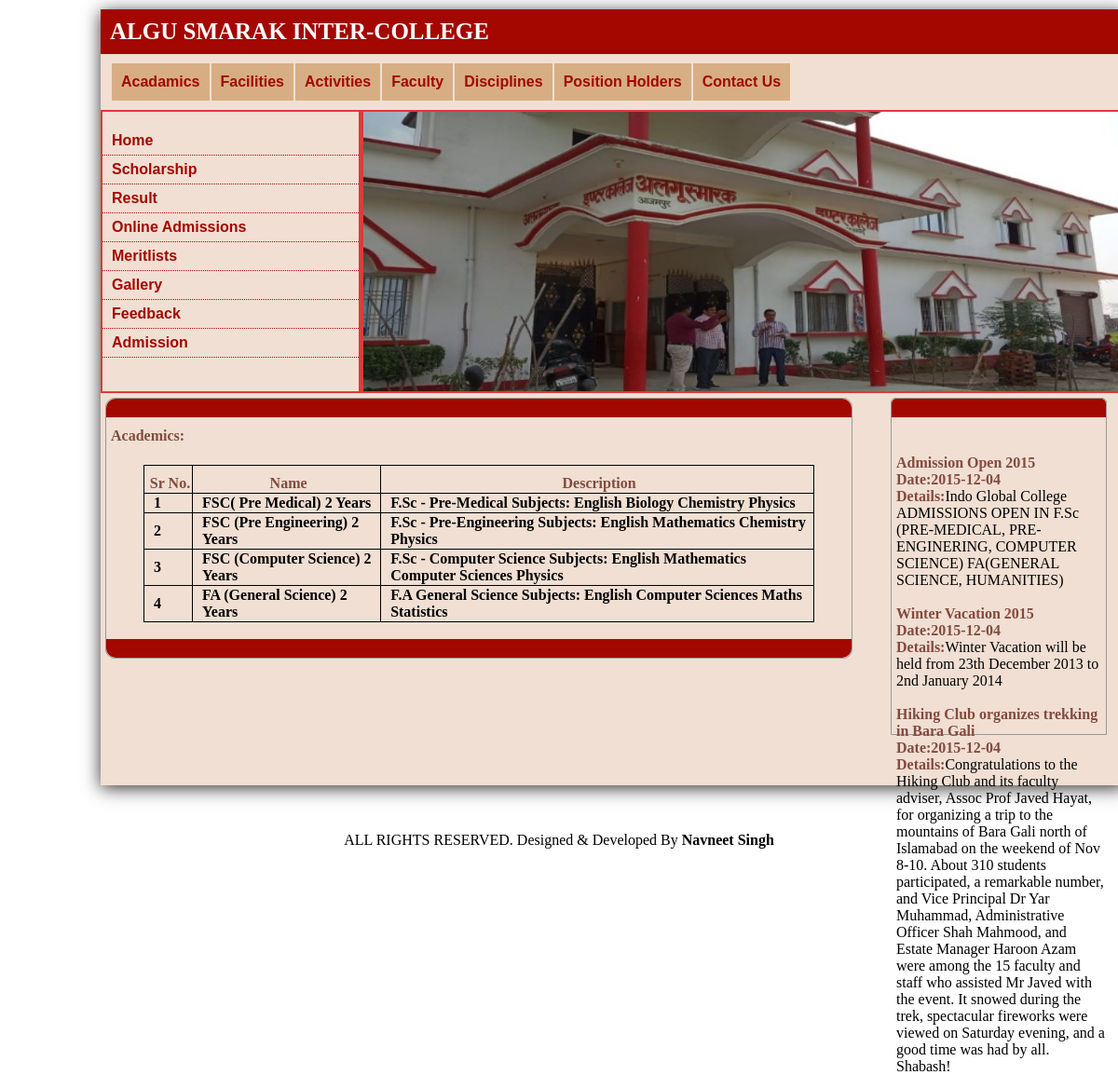
The page /user_academics.php on the database its author committed.
### tables this page shows
CREATE TABLE IF NOT EXISTS `acadamics` (
  `aid` int(11) NOT NULL AUTO_INCREMENT,
  `adescription` text NOT NULL,
  `aname` varchar(100) NOT NULL DEFAULT '',
  PRIMARY KEY (`aid`)
);

CREATE TABLE IF NOT EXISTS `news` (
  `nid` int(11) NOT NULL AUTO_INCREMENT,
  `heading` varchar(100) NOT NULL,
  `details` text NOT NULL,
  `date` date NOT NULL,
  PRIMARY KEY (`nid`)
);

### user_academics.php (the view, shortened to what this page needs)
<?php
include 'config.php';
?><!DOCTYPE html PUBLIC "-//W3C//DTD XHTML 1.0 Transitional//EN" "http://www.w3.org/TR/xhtml1/DTD/xhtml1-transitional.dtd">
<html xmlns="http://www.w3.org/1999/xhtml">
<head>
<link rel="stylesheet" href="style.css" type="text/css" />
</head>
<body>
<div class="wrapper">
	<div id="header">ALGU SMARAK INTER-COLLEGE</div>
    <div id="menu">
    	<ul>
        	<li><a href="user_academics.php" title="Acadamics">Acadamics</a></li>
            <li><a href="facility.php" title="Facities">Facilities</a></li>
            <li><a href="user_activities.php" title="Activities">Activities</a></li>
            <li><a href="faculty.php" title="Faculty">Faculty</a></li>
            <li><a href="discipline.php" title="Disciplines">Disciplines</a></li>
            <li><a href="position_holder.php" title="Position Holders">Position Holders</a></li>
            <li><a href="contact.php" title="Contact Us">Contact Us</a></li>
        </ul>
        <br />
<br style="clear:both;" />
    </div>
    <div class="head">
    	<div class="sidebar_menu">
        	<ul>
            	<li><a href="index.php" title="Home">Home</a></li>
        <li><a href="scholarship.php" title="Scholarship">Scholarship</a></li>
        <li><a href="result.php" title="Result">Result</a></li>
        <li><a href="addmision_form.php" title="Online Admissions">Online Admissions</a></li>
        <li><a href="meritlist.php" title="Meritlists">Meritlists</a></li>
        <li><a href="gallery.php" title="Gallery">Gallery</a></li>
        <li><a href="user_feedback.php" title="Feedback">Feedback</a></li>
        <li><a href="all_admissions.php" title="Admission">Admission</a></li>
        	</ul>
        </div>
        <div id="slide">
        <img src="images/dav image.jpg" height="300px" width="100%" />
        </div>
    </div>
    <div class="content">
    	<div class="content_div"></div>
        <h4 class="bold">Academics:</h4>
         <p class="para">
   	  <table  align="center" class="tab" border="1">
        <tr>
        <th class="bold th">Sr No.</th>
                	<th class="bold th">Name</th>
                    <th class="bold th">Description</th>
         </tr>
         <?php
				$result=mysqli_query($conn,"SELECT * from acadamics");
				$i=1;
				while($test=mysqli_fetch_array($result))
				{
				echo
                '<tr>';
					echo '<td width="40px">'.$i.'</td>';
                	echo '<td>'.$test['aname'].'</td>';
                    echo '<td>'.$test['adescription'].'</td>';
                echo '</tr>';
               $i++;
				}
				?>
        </table>
         	 <br />
        <div class="content_foot"></div>
        </p>
    </div>
    <div class="sidebar">
    	<div class="sidebar_content"></div>
        <div class="ads">
         <marquee direction="up" scrollamount="2" id='scroll_stop' style="height:300px;" onMouseOver="document.getElementById('scroll_stop').stop();" onMouseOut="document.getElementById('scroll_stop').start();">
        <?php
        $result=mysqli_query($conn,"select * from  news");
		while($test=mysqli_fetch_array($result))
        {
        ?>
       <?php echo '<strong>'.$test['heading'].'</strong>'.'<br />';?>
        <?php echo '<strong>Date:'.$test['date'].'</strong>'.'<br />';?>
		 <?php echo '<strong>Details:</strong>'.$test['details'].'<br /><br/>';}?>
        </marquee>
        </div>
    </div>
    <br style="clear:both;" /><br /><br />
<br />
</div>
 <?php
 include 'footer.php';
 ?>
</body>
</html>

### style.css (style rules this page uses)
body { background:#FFF; }
.wrapper { height:auto; width:1100px; box-shadow: 0px 3px 18px #333333; background:#F1DFD3; margin:10px 100px 50px 100px; }
#header { background:#A40700; margin:0px; color:#FFF; font-size:25px; font-weight:bold; padding-top:10px; padding-left:10px; padding-bottom:10px; font-family:Georgia, serif; }
#menu { background:#F1DFD3; height:auto; margin:0px 0px 10px 0px; width:1100px; letter-spacing: -0px; }
#menu ul { margin:10px auto 0px 5px; padding-left:5px; }
#menu ul li { list-style-type:none; float:left; font-weight:bolder; font-family:Arial, Helvetica, sans-serif; display:block; line-height:40px; background:#D7AE84; margin-left:2px; padding:0px 10px 0px 10px; }
#menu ul li a { text-decoration:none; color:#A40700; }
.head { width:100%; height:304px; background:#DD3A3B; }
.sidebar_menu { height:300px; width:25%; background:#F1DFD3; border:solid 2px #DD3A3B; padding:0px auto auto -10px; float:left; }
.sidebar_menu ul li { list-style-type:none; border-bottom:dotted 1px #A40700; margin-left:-40px; padding-left:10px; }
.sidebar_menu ul li a { text-decoration:none; display:block; line-height:30px; font-family:Arial, Helvetica, sans-serif; font-weight:bold; color:#A40700; }
#slide { height:300px; width:74.2%; background:#F1DFD3; border:solid 2px #DD3A3B; float:right; }
.content { height:auto; background:#F1DFD3; border:#999 1px solid; width:800px; margin:5px auto auto 5px; border-radius:10px; float:left; }
.content_div { background-color:#A20800; height:20px; border-top-left-radius:10px; border-top-right-radius:10px; width:800px; float:left; }
.content_foot { background-color:#A20800; height:20px; border-bottom-left-radius:10px; border-bottom-right-radius:10px; width:800px; float:left; position:relative; }
.para { margin:0px 5px auto auto; padding-right:5px; text-align:left; margin-left:5px; padding-bottom:0px; height:auto; }
.bold { text-align:left; color:#834B3E; padding-top:10px; padding-left:5px; }
.sidebar { height:auto; width:230px; border:#999 1px solid; float:right; margin:5px 20px auto 10px; border-top-left-radius:5px; border-top-right-radius:5px; }
.sidebar_content { background-color:#A20800; height:20px; border-top-left-radius:5px; border-top-right-radius:5px; width:230px; }
.ads { padding-left:5px; padding-top:40px; }
.ads strong { color:#834B3E; }
table td { font-weight:bold; padding-left:10px; }
.th { text-align:center; }
.tab { border:1px solid #000000; border-collapse:collapse; width:90%; }

### rows shown on the page
acadamics: aname "FSC( Pre Medical) 2 Years", adescription "F.Sc - Pre-Medical Subjects: English Biology Chemistry Physics"
acadamics: aname "FSC (Pre Engineering) 2 Years", adescription "F.Sc - Pre-Engineering Subjects: English Mathematics Chemistry Physics"
acadamics: aname "FSC (Computer Science) 2 Years", adescription "F.Sc - Computer Science Subjects: English Mathematics Computer Sciences Physics"
acadamics: aname "FA (General Science) 2 Years", adescription "F.A General Science Subjects: English Computer Sciences Maths Statistics"
news: heading "Admission Open 2015", date "2015-12-04", details "Indo Global College ADMISSIONS OPEN IN F.Sc (PRE-MEDICAL, PRE-ENGINERING, COMPUTER SCIENCE) FA(GENERAL SCIENCE, HUMANITIES)"
news: heading "Winter Vacation 2015", date "2015-12-04", details "Winter Vacation will be held from 23th December 2013 to 2nd January 2014"
news: heading "Hiking Club organizes trekking in Bara Gali", date "2015-12-04", details "Congratulations to the Hiking Club and its faculty adviser, Assoc Prof Javed Hayat, for organizing a trip to the mountains of Bara Gali north of Islamabad on the weekend of Nov 8-10. About 310 students participated, a remarkable number, and Vice Principal Dr Yar Muhammad, Administrative Officer Shah Mahmood, and Estate Manager Haroon Azam were among the 15 faculty and staff who assisted Mr Javed with the event. It snowed during the trek, spectacular fireworks were viewed on Saturday evening, and a good time was had by all. Shabash!"
